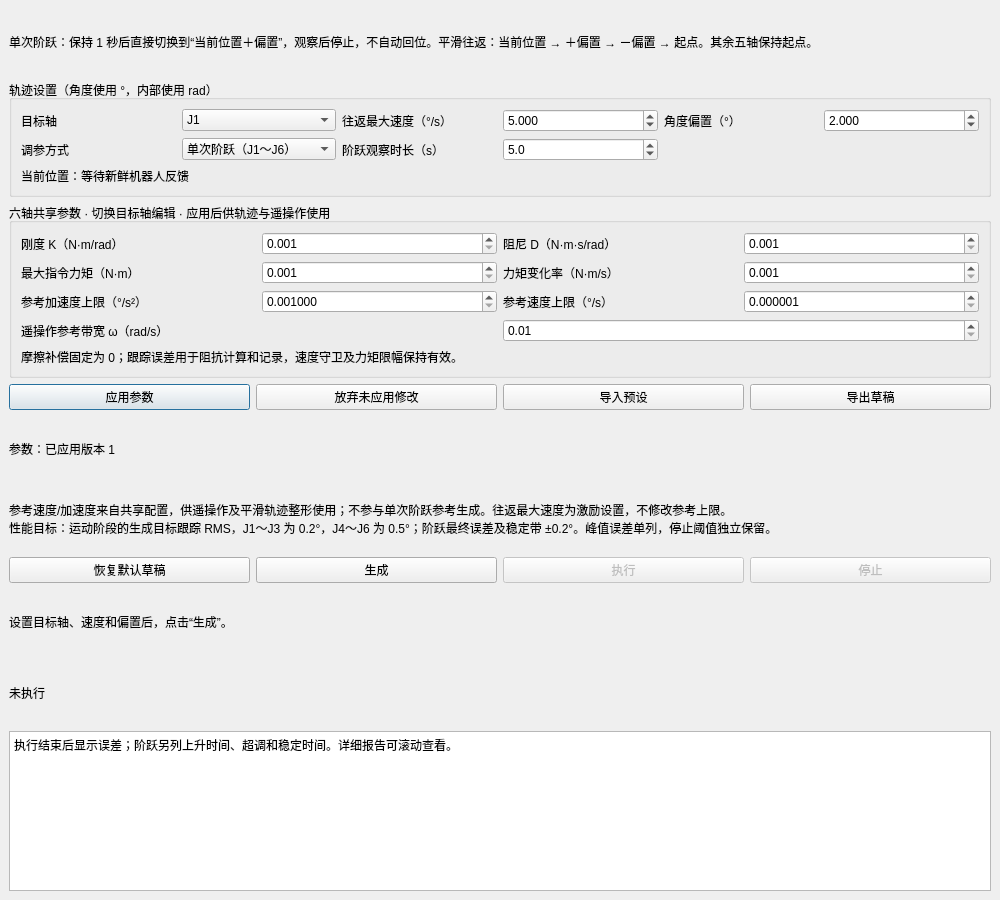
<?xml version='1.0' encoding='utf-8'?>
<ui version="4.0">
 <class>ImpedanceTuningWindow</class>
 <widget class="QDialog" name="ImpedanceTuningWindow">
  <property name="geometry">
   <rect>
    <x>0</x>
    <y>0</y>
    <width>1000</width>
    <height>900</height>
   </rect>
  </property>
  <property name="windowTitle">
   <string>单关节阻抗调参</string>
  </property>
  <layout class="QVBoxLayout" name="windowLayout">
   <property name="leftMargin">
    <number>0</number>
   </property>
   <property name="topMargin">
    <number>0</number>
   </property>
   <property name="rightMargin">
    <number>0</number>
   </property>
   <property name="bottomMargin">
    <number>0</number>
   </property>
   <item>
    <widget class="QScrollArea" name="contentScroll">
     <property name="frameShape">
      <enum>QFrame::NoFrame</enum>
     </property>
     <property name="widgetResizable">
      <bool>true</bool>
     </property>
     <widget class="QWidget" name="contentWidget">
      <layout class="QVBoxLayout" name="rootLayout">
       <item>
        <widget class="QLabel" name="hintLabel">
         <property name="text">
          <string>单次阶跃：保持 1 秒后直接切换到“当前位置＋偏置”，观察后停止，不自动回位。平滑往返：当前位置 → ＋偏置 → －偏置 → 起点。其余五轴保持起点。</string>
         </property>
         <property name="wordWrap">
          <bool>true</bool>
         </property>
        </widget>
       </item>
       <item>
        <widget class="QGroupBox" name="trajectoryGroup">
         <property name="title">
          <string>轨迹设置（角度使用 °，内部使用 rad）</string>
         </property>
         <layout class="QGridLayout" name="trajectoryLayout">
          <item row="0" column="0">
           <widget class="QLabel" name="axisLabel">
            <property name="text">
             <string>目标轴</string>
            </property>
           </widget>
          </item>
          <item row="0" column="1">
           <widget class="QComboBox" name="axisCombo">
            <item>
             <property name="text">
              <string>J1</string>
             </property>
            </item>
            <item>
             <property name="text">
              <string>J2</string>
             </property>
            </item>
            <item>
             <property name="text">
              <string>J3</string>
             </property>
            </item>
            <item>
             <property name="text">
              <string>J4</string>
             </property>
            </item>
            <item>
             <property name="text">
              <string>J5</string>
             </property>
            </item>
            <item>
             <property name="text">
              <string>J6</string>
             </property>
            </item>
           </widget>
          </item>
          <item row="0" column="2">
           <widget class="QLabel" name="speedLabel">
            <property name="text">
             <string>往返最大速度（°/s）</string>
            </property>
           </widget>
          </item>
          <item row="0" column="3">
           <widget class="QDoubleSpinBox" name="speedSpin">
            <property name="decimals">
             <number>3</number>
            </property>
            <property name="minimum">
             <double>0.010</double>
            </property>
            <property name="maximum">
             <double>360.0</double>
            </property>
            <property name="value">
             <double>5.0</double>
            </property>
           </widget>
          </item>
          <item row="0" column="4">
           <widget class="QLabel" name="offsetLabel">
            <property name="text">
             <string>角度偏置（°）</string>
            </property>
           </widget>
          </item>
          <item row="0" column="5">
           <widget class="QDoubleSpinBox" name="offsetSpin">
            <property name="decimals">
             <number>3</number>
            </property>
            <property name="minimum">
             <double>-180.0</double>
            </property>
            <property name="maximum">
             <double>180.0</double>
            </property>
            <property name="value">
             <double>2.0</double>
            </property>
           </widget>
          </item>
          <item row="1" column="0">
           <widget class="QLabel" name="modeLabel">
            <property name="text">
             <string>调参方式</string>
            </property>
           </widget>
          </item>
          <item row="1" column="1">
           <widget class="QComboBox" name="modeCombo">
            <item>
             <property name="text">
              <string>单次阶跃（J1～J6）</string>
             </property>
            </item>
            <item>
             <property name="text">
              <string>平滑往返</string>
             </property>
            </item>
           </widget>
          </item>
          <item row="1" column="2">
           <widget class="QLabel" name="holdLabel">
            <property name="text">
             <string>阶跃观察时长（s）</string>
            </property>
           </widget>
          </item>
          <item row="1" column="3">
           <widget class="QDoubleSpinBox" name="holdSpin">
            <property name="decimals">
             <number>1</number>
            </property>
            <property name="minimum">
             <double>1.0</double>
            </property>
            <property name="maximum">
             <double>30.0</double>
            </property>
            <property name="value">
             <double>5.0</double>
            </property>
           </widget>
          </item>
          <item row="2" column="0" colspan="6">
           <widget class="QLabel" name="currentLabel">
            <property name="text">
             <string>当前位置：等待新鲜机器人反馈</string>
            </property>
           </widget>
          </item>
         </layout>
        </widget>
       </item>
       <item>
        <widget class="QGroupBox" name="parameterGroup">
         <property name="title">
          <string>六轴共享参数 · 切换目标轴编辑 · 应用后供轨迹与遥操作使用</string>
         </property>
         <layout class="QGridLayout" name="parameterLayout">
          <item row="0" column="0">
           <widget class="QLabel" name="stiffnessLabel">
            <property name="text">
             <string>刚度 K（N·m/rad）</string>
            </property>
           </widget>
          </item>
          <item row="0" column="1">
           <widget class="QDoubleSpinBox" name="stiffnessSpin">
            <property name="decimals">
             <number>3</number>
            </property>
            <property name="minimum">
             <double>0.001</double>
            </property>
            <property name="maximum">
             <double>100000.0</double>
            </property>
           </widget>
          </item>
          <item row="0" column="2">
           <widget class="QLabel" name="dampingLabel">
            <property name="text">
             <string>阻尼 D（N·m·s/rad）</string>
            </property>
           </widget>
          </item>
          <item row="0" column="3">
           <widget class="QDoubleSpinBox" name="dampingSpin">
            <property name="decimals">
             <number>3</number>
            </property>
            <property name="minimum">
             <double>0.001</double>
            </property>
            <property name="maximum">
             <double>100000.0</double>
            </property>
           </widget>
          </item>
          <item row="1" column="0">
           <widget class="QLabel" name="torqueLabel">
            <property name="text">
             <string>最大指令力矩（N·m）</string>
            </property>
           </widget>
          </item>
          <item row="1" column="1">
           <widget class="QDoubleSpinBox" name="torqueSpin">
            <property name="decimals">
             <number>3</number>
            </property>
            <property name="minimum">
             <double>0.001</double>
            </property>
            <property name="maximum">
             <double>1000.0</double>
            </property>
           </widget>
          </item>
          <item row="1" column="2">
           <widget class="QLabel" name="slewLabel">
            <property name="text">
             <string>力矩变化率（N·m/s）</string>
            </property>
           </widget>
          </item>
          <item row="1" column="3">
           <widget class="QDoubleSpinBox" name="slewSpin">
            <property name="decimals">
             <number>3</number>
            </property>
            <property name="minimum">
             <double>0.001</double>
            </property>
            <property name="maximum">
             <double>100000.0</double>
            </property>
           </widget>
          </item>
          <item row="2" column="0">
           <widget class="QLabel" name="accelerationLabel">
            <property name="text">
             <string>参考加速度上限（°/s²）</string>
            </property>
           </widget>
          </item>
          <item row="2" column="1">
           <widget class="QDoubleSpinBox" name="accelerationSpin">
            <property name="decimals">
             <number>6</number>
            </property>
            <property name="minimum">
             <double>0.001</double>
            </property>
            <property name="maximum">
             <double>3600.0</double>
            </property>
           </widget>
          </item>
          <item row="4" column="0" colspan="4">
           <widget class="QLabel" name="guardLabel">
            <property name="text">
             <string>摩擦补偿固定为 0；跟踪误差用于阻抗计算和记录，速度守卫及力矩限幅保持有效。</string>
            </property>
            <property name="wordWrap">
             <bool>true</bool>
            </property>
           </widget>
          </item>
          <item row="2" column="2">
           <widget class="QLabel" name="referenceSpeedLabel">
            <property name="text">
             <string>参考速度上限（°/s）</string>
            </property>
            <property name="wordWrap">
             <bool>true</bool>
            </property>
           </widget>
          </item>
          <item row="2" column="3">
           <widget class="QDoubleSpinBox" name="referenceSpeedSpin">
            <property name="decimals">
             <number>6</number>
            </property>
            <property name="minimum">
             <double>0.000001</double>
            </property>
            <property name="maximum">
             <double>3600</double>
            </property>
           </widget>
          </item>
          <item row="3" column="0" colspan="2">
           <widget class="QLabel" name="teleopOmegaLabel">
            <property name="text"><string>遥操作参考带宽 ω（rad/s）</string></property>
           </widget>
          </item>
          <item row="3" column="2" colspan="2">
           <widget class="QDoubleSpinBox" name="teleopOmegaSpin">
            <property name="decimals"><number>2</number></property>
            <property name="minimum"><double>0.01</double></property>
            <property name="maximum"><double>60.0</double></property>
           </widget>
          </item>
         </layout>
        </widget>
       </item>
       <item>
        <layout class="QHBoxLayout" name="presetLayout">
         <item>
          <widget class="QPushButton" name="applyButton">
           <property name="text">
            <string>应用参数</string>
           </property>
          </widget>
         </item>
         <item>
          <widget class="QPushButton" name="discardButton">
           <property name="text">
            <string>放弃未应用修改</string>
           </property>
          </widget>
         </item>
         <item>
          <widget class="QPushButton" name="importButton">
           <property name="text">
            <string>导入预设</string>
           </property>
          </widget>
         </item>
         <item>
          <widget class="QPushButton" name="exportButton">
           <property name="text">
            <string>导出草稿</string>
           </property>
          </widget>
         </item>
        </layout>
       </item>
       <item>
        <widget class="QLabel" name="parameterStateLabel">
         <property name="text">
          <string>参数：已应用版本 1</string>
         </property>
         <property name="wordWrap">
          <bool>true</bool>
         </property>
        </widget>
       </item>
       <item>
        <widget class="QLabel" name="referenceHintLabel">
         <property name="text">
          <string>参考速度/加速度来自共享配置，供遥操作及平滑轨迹整形使用；不参与单次阶跃参考生成。往返最大速度为激励设置，不修改参考上限。
性能目标：运动阶段的生成目标跟踪 RMS，J1～J3 为 0.2°，J4～J6 为 0.5°；阶跃最终误差及稳定带 ±0.2°。峰值误差单列，停止阈值独立保留。</string>
         </property>
         <property name="wordWrap">
          <bool>true</bool>
         </property>
        </widget>
       </item>
       <item>
        <layout class="QHBoxLayout" name="buttonLayout">
         <item>
          <widget class="QPushButton" name="tunedPresetButton">
           <property name="text">
            <string>恢复默认草稿</string>
           </property>
          </widget>
         </item>
         <item>
          <widget class="QPushButton" name="generateButton">
           <property name="text">
            <string>生成</string>
           </property>
          </widget>
         </item>
         <item>
          <widget class="QPushButton" name="executeButton">
           <property name="text">
            <string>执行</string>
           </property>
           <property name="enabled">
            <bool>false</bool>
           </property>
          </widget>
         </item>
         <item>
          <widget class="QPushButton" name="stopButton">
           <property name="text">
            <string>停止</string>
           </property>
           <property name="enabled">
            <bool>false</bool>
           </property>
          </widget>
         </item>
        </layout>
       </item>
       <item>
        <widget class="QLabel" name="trajectoryLabel">
         <property name="text">
          <string>设置目标轴、速度和偏置后，点击“生成”。</string>
         </property>
         <property name="wordWrap">
          <bool>true</bool>
         </property>
        </widget>
       </item>
       <item>
        <widget class="QLabel" name="statusLabel">
         <property name="text">
          <string>未执行</string>
         </property>
         <property name="wordWrap">
          <bool>true</bool>
         </property>
        </widget>
       </item>
       <item>
        <layout class="QVBoxLayout" name="plotLayout" />
       </item>
       <item>
        <widget class="QTextBrowser" name="reportLabel">
         <property name="minimumSize">
          <size>
           <width>0</width>
           <height>120</height>
          </size>
         </property>
         <property name="maximumSize">
          <size>
           <width>16777215</width>
           <height>160</height>
          </size>
         </property>
         <property name="plainText">
          <string>执行结束后显示误差；阶跃另列上升时间、超调和稳定时间。详细报告可滚动查看。</string>
         </property>
        </widget>
       </item>
      </layout>
     </widget>
    </widget>
   </item>
  </layout>
 </widget>
 <resources />
 <connections />
</ui>
